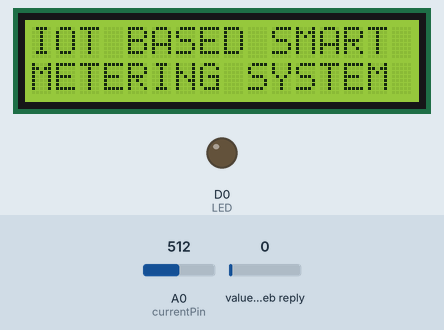
Recording of a sketch running on a simulated ESP8266 (NodeMCU). Shown: 16×2 character LCD, output pins drawn as LEDs (lit = HIGH). The test bench sets the inputs (shaded band); at power-on: A0 (currentPin) = 512, value in the web reply 0. WiFi joins after 1.5 s; servers stay silent unless stated; web services answer with replies made up by the test bench; what the sketch prints to the serial monitor is not drawn.

Above: at 0.2 s.
At 6.7 s:
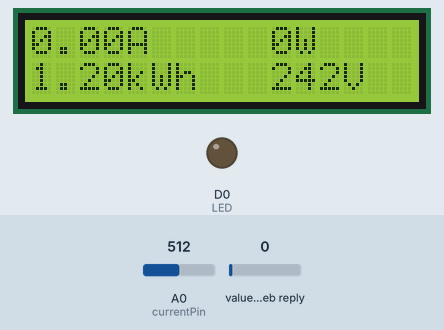

The sketch:

Smart_meter_NODEMCU_1805.ino
```cpp
#include <Arduino.h>
#include <ESP8266WiFiMulti.h>
#include <ESP8266HTTPClient.h>
#include <ESP8266WiFi.h>
#include <Wire.h>
#include <LiquidCrystal_I2C.h>
LiquidCrystal_I2C lcd(0x3F, 16, 2);
#define LED D0
#define TH 522
#define USE_SERIAL Serial
#define USE_SERIAL Serial

ESP8266WiFiMulti WiFiMulti;
String apiKey = "MXVFMUYTFVXZEUQL";     //  Enter your Write API key from ThingSpeak
const char *ssid =  "smartmeter";     // replace with your wifi ssid and wpa2 key
const char *pass =  "smartmeter";
const char* server = "api.thingspeak.com";


int currentPin = A0;
int Tamper_switch = D3;
int peakPower = 0;
int buttonState = 0;

double Voltage = 0;

WiFiClient client;

void setup()
{
  Serial.begin(115200);
  delay(10);
  pinMode(Tamper_switch, INPUT_PULLUP);
  lcd.begin();
  lcd.backlight();
  lcd.clear();
  lcd.setCursor(0, 0);          // set cursor to column 0, row 0
  lcd.print("IOT BASED SMART ");
  lcd.setCursor(0, 1);          // set cursor to column 0, row 1
  lcd.print("METERING SYSTEM ");
  Serial.println("Connecting to ");
  Serial.println(ssid);
  pinMode(LED, OUTPUT);

  WiFi.begin(ssid, pass);

  while (WiFi.status() != WL_CONNECTED)
  {
    delay(500);
    Serial.print(".");
  }
  Serial.println("");
  Serial.println("WiFi connected");
  USE_SERIAL.begin(115200);
  USE_SERIAL.println();
  USE_SERIAL.println();
  USE_SERIAL.println();
  for (uint8_t t = 4; t > 0; t--) {
    USE_SERIAL.printf("[SETUP] WAIT %d...\n", t);
    USE_SERIAL.flush();
    delay(1000);
  }
  WiFiMulti.addAP(ssid, pass );
}

void loop()
{
//  digitalWrite(LED, HIGH);
//  delay(1000);
//  Serial.println("on");
//  digitalWrite(LED, LOW);
//  delay(1000);
//  Serial.println("off");
getVPP_1();
  Update_sensordata();

  delay(30000);
  app_control();

}
void Update_sensordata()
{

  int current = 0;
  int maxCurrent = 0;
  int minCurrent = 1000;
  int Voltage = 242;
  float  kilos = 1.2;
  float bill = 36.0;
  buttonState = digitalRead(Tamper_switch);
  for (int i = 0 ; i <= 200 ; i++) //Monitors and logs the current input for 200 cycles to determine max and min current
  {
    current = analogRead(currentPin);    //Reads current input
    if (current >= maxCurrent)
      maxCurrent = current;
    else if (current <= minCurrent)
      minCurrent = current;
  }
  if (maxCurrent <= TH)
  {
    maxCurrent = TH;
  }
  double RMSCurrent = ((maxCurrent - TH) * 0.707) / 86; //Calculates RMS current based on maximum value
  int RMSPower = 242 * RMSCurrent;  //Calculates RMS Power Assuming Voltage 220VAC, change to 110VAC accordingly
  if (RMSPower > peakPower)
  {
    peakPower = RMSPower;
  }
  //kilos = kilos + (RMSPower * (2.05 / 60 / 60 / 1000)); //Calculate kilowatt hours used
  kilos = kilos + (RMSPower * (2.05 / 1000));
  bill = bill + kilos * 3;
  lcd.clear();
  lcd.setCursor(0, 0);          // Displays all current data
  lcd.print(RMSCurrent);
  lcd.print("A");
  lcd.setCursor(10, 0);
  lcd.print(RMSPower);
  lcd.print("W");
  lcd.setCursor(0, 1);
  lcd.print(kilos);
  lcd.print("kWh");
  lcd.setCursor(10, 1);
  lcd.print(Voltage);
  lcd.print("V");
  if (client.connect(server, 80))  //   "184.106.153.149" or api.thingspeak.com
  {

    String postStr = apiKey;
    postStr += "&field1=";
    postStr += String(RMSCurrent);
    postStr += "&field2=";
    postStr += String(Voltage);
    postStr += "&field3=";
    postStr += String(RMSPower);
    postStr += "&field4=";
    postStr += String(kilos);
    postStr += "&field5=";
    postStr += String(bill);
    postStr += "&field6=";
    postStr += String(buttonState);
    postStr += "\r\n\r\n";
    client.print("POST /update HTTP/1.1\n");
    client.print("Host: api.thingspeak.com\n");
    client.print("Connection: close\n");
    client.print("X-THINGSPEAKAPIKEY: " + apiKey + "\n");
    client.print("Content-Type: application/x-www-form-urlencoded\n");
    client.print("Content-Length: ");
    client.print(postStr.length());
    client.print("\n\n");
    client.print(postStr);
    Serial.print("current: ");
    Serial.print(RMSCurrent);
    Serial.print(" voltage: ");
    Serial.print(Voltage);
    Serial.print("volts: ");
    Serial.print(kilos);
    Serial.print(" Power: ");
    Serial.print(RMSPower);
    Serial.println(". Send to Thingspeak.");
     Serial.print(buttonState);
  }
  client.stop();

  Serial.println("Waiting...");

  // thingspeak needs minimum 15 sec delay between updates, i've set it to 30 seconds
  delay(15000);


}

void app_control() {
  if ((WiFiMulti.run() == WL_CONNECTED)) {

    HTTPClient http;

    USE_SERIAL.print("[HTTP] begin...\n");
    // configure traged server and url
    //http.begin("https://192.168.1.12/test.html", "7a 9c f4 db 40 d3 62 5a 6e 21 bc 5c cc 66 c8 3e a1 45 59 38"); //HTTPS
    http.begin("http://api.thingspeak.com/channels/283992/feeds.json?results=1&api_key=AB1NCELLM1M7WMK2"); //HTTP

    USE_SERIAL.print("[HTTP] GET...\n");
    // start connection and send HTTP header
    int httpCode = http.GET();

    // httpCode will be negative on error
    if (httpCode > 0) {
      // HTTP header has been send and Server response header has been handled
      USE_SERIAL.printf("[HTTP] GET... code: %d\n", httpCode);

      // file found at server
      if (httpCode == HTTP_CODE_OK) {
        String payload = http.getString();
        //USE_SERIAL.println(payload);
        int index = payload.indexOf("field3", 160);
        // USE_SERIAL.println(index);
        String newpayload = payload.substring(index + 9);
        String finalnumber = newpayload.substring(0, newpayload.indexOf("\""));
        // USE_SERIAL.println(newpayload);
        int finalIntNumber = finalnumber.toInt();
        //USE_SERIAL.println(finalIntNumber);
        if (finalIntNumber == 1)
        {
          digitalWrite(LED, HIGH);
//          lcd.clear();
//          lcd.setCursor(0, 0);          // set cursor to column 0, row 0
//          lcd.print("POWER DISCONNECT ");
//          lcd.setCursor(0, 1);          // set cursor to column 0, row 1
//          lcd.print("PAY BILL - KPTCL");
          // Serial.println("ON");
        }
        else if (finalIntNumber == 0)
        {
          digitalWrite(LED, LOW);
//          lcd.setCursor(0, 0);          // set cursor to column 0, row 0
//          lcd.print("POWER CONNECTED ");
//          lcd.setCursor(0, 1);          // set cursor to column 0, row 1
//          lcd.print("BILL PAYED KPTCL");
          // Serial.println("OFF");
        }

      } else {
        USE_SERIAL.printf("[HTTP] GET... failed, error: %s\n", http.errorToString(httpCode).c_str());
      }

      http.end();
    }
  }
}
int getVPP_1()
{
  int result1;

  int readValue1;             //value read from the sensor
  int maxValue1 = 0;          // store max value here
  int minValue1 = 1024;          // store min value here

  uint32_t start_time = millis();
  while ((millis() - start_time) < 1000) //sample for 1 Sec
  {
    readValue1 = analogRead(currentPin);
    // see if you have a new maxValue
    if (readValue1 > maxValue1)
    {
      /*record the maximum sensor value*/
      maxValue1 = readValue1;
    }
    if (readValue1 < minValue1)
    {
      /*record the maximum sensor value*/
      minValue1 = readValue1;
    }
  }
  int b = maxValue1 - minValue1;
  if (b >= 10)
  { result1 = ((b) * 256) / 1024;
  }
  else {
    result1 = 0;
  }
  // Subtract min from max
  //  Serial.print(b);
  //  Serial.print(maxValue1);
  //  Serial.println(minValue1);
  Serial.println(result1);
  return result1;
}
```

Measured:
- what the display in image 0 shows lasts 6.6 s, from 0.1 s to 6.7 s
